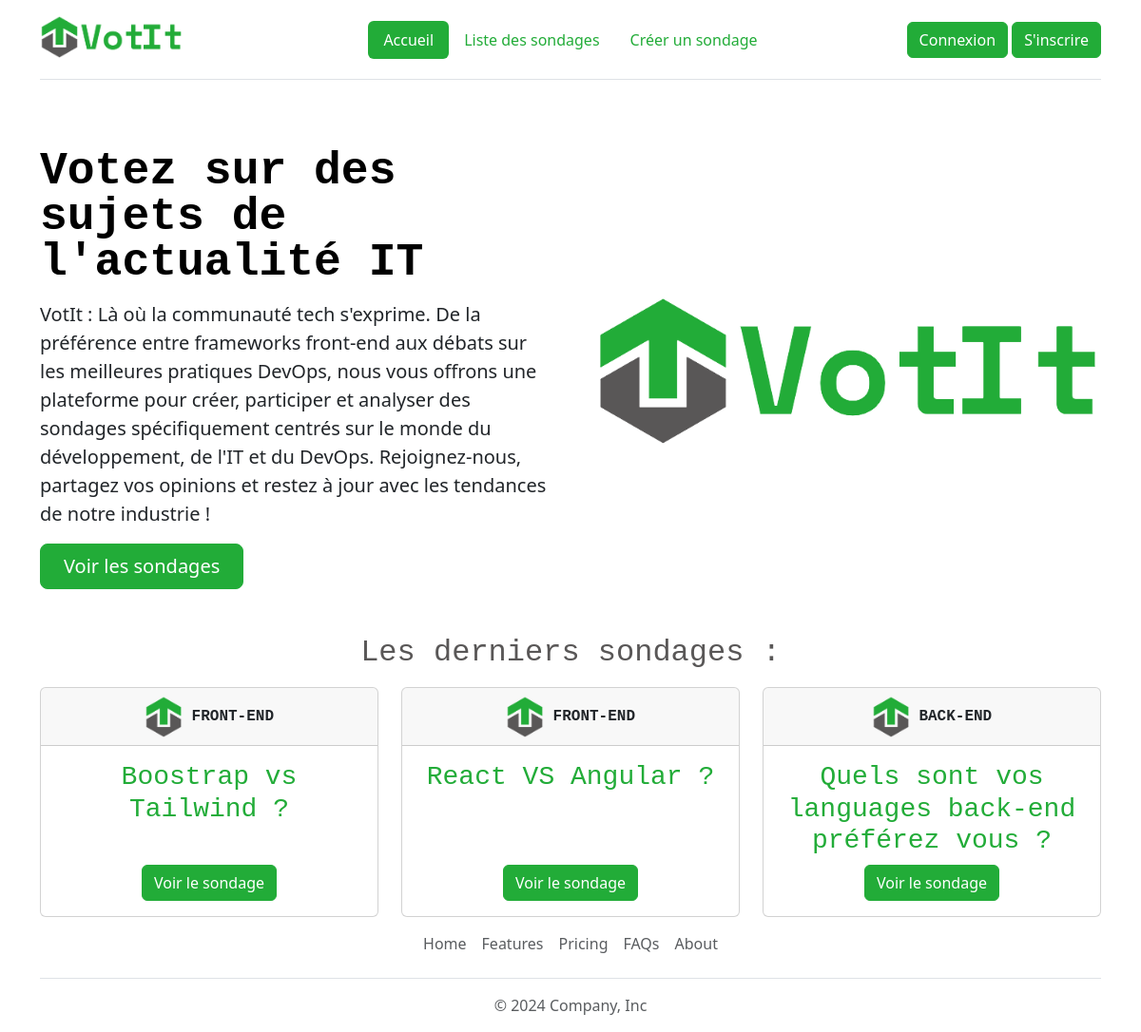
The page / on the database its author committed.
### tables this page shows
CREATE TABLE IF NOT EXISTS `poll` (
  `id` int(11) UNSIGNED NOT NULL AUTO_INCREMENT,
  `title` varchar(255) NOT NULL,
  `description` text NOT NULL,
  `user_id` int(10) UNSIGNED NOT NULL,
  `category_id` int(11) UNSIGNED NOT NULL,
  PRIMARY KEY (`id`),
  KEY `user_id` (`user_id`),
  KEY `category_id` (`category_id`)
);

CREATE TABLE IF NOT EXISTS `category` (
  `id` int(11) UNSIGNED NOT NULL AUTO_INCREMENT,
  `name` varchar(255) NOT NULL,
  PRIMARY KEY (`id`)
);

### lib/poll.php (called while the page is built, shortened)
<?php
function getPolls(PDO $pdo, int $limit = null): array
{
    $sql = 'SELECT * , category.name as category_name FROM poll
    JOIN category ON category.id = poll.category_id ORDER BY poll.id  DESC';
    if ($limit) {
        $sql .= " LIMIT :limit";
    }
    $query = $pdo->prepare($sql);
    if ($limit) {
        $query->bindValue(':limit', $limit, PDO::PARAM_INT);
    }
    $query->execute();
    return $query->fetchAll(PDO::FETCH_ASSOC);
}

### templates/poll_part.php (the view)
<div class="col-md-4 my-2 d-flex">
    <div class="card w-100">
        <div class="card-header">
            <img src="<?= PATH_ASSETS_IMAGES ?>icon-arrow.png" alt="icone flèche haut" width="40">
            <?= $poll['category_name'] ?>
        </div>
        <div class="card-body d-flex flex-column">
            <h3 class="card-title"><?= $poll['title'] ?></h3>
            <div class="mt-auto">
                <a href="sondage.php?id=<?= $poll['id'] ?>" class="btn btn-primary">Voir le sondage</a>
            </div>
        </div>
    </div>
</div>

### templates/header.php (shortened to what this page needs)
<?php
$mainMenu = [
    'index.php' => 'Accueil',
    'sondages.php' => 'Liste des sondages',
    'ajout_modification_sondage.php' => 'Créer un sondage',
];
?>
<!DOCTYPE html>
<html lang="fr">
<head>
    <link href="https://cdn.jsdelivr.net/npm/bootstrap@5.3.3/dist/css/bootstrap.min.css" rel="stylesheet">
    <link rel="stylesheet" href="assets/css/override-bootstrap.css">
</head>
<body>
    <div class="container d-flex flex-column min-vh-100">
        <header class="d-flex flex-wrap align-items-center justify-content-center justify-content-md-between py-3 mb-4 border-bottom">
            <div class="col-md-3 mb-2 mb-md-0">
                <a href="index.php" class="d-inline-flex link-body-emphasis text-decoration-none">
                    <img src="<?= PATH_ASSETS_IMAGES ?>logo-votit.png" alt="Logo" width="150">
                </a>
            </div>
            <ul class="nav nav-pills">
                <?php foreach ($mainMenu as $page => $titre) { ?>
                    <li class="nav-item"><a href="<?= $page ?>" class="nav-link
                        <?php
                        if (basename($_SERVER['SCRIPT_NAME']) === $page) {
                            echo 'active';
                        }
                        ?>
                    " aria-current="<?= $page ?>"><?= $titre ?></a></li>
                <?php
                } ?>
            </ul>
            <div class="col-md-3 text-end">
                <?php if (isset($_SESSION['user'])) { ?>
                    <a href="logout.php" class="btn btn-primary ">Déconnexion</a>
                <?php } else { ?>
                    <a href="login.php" class="btn btn-primary">Connexion</a>
                    <a href="signup.php" class="btn btn-primary">S'inscrire</a>
                <?php } ?>
            </div>
        </header>
        <main>

### index.php
<?php
require_once('lib/required_files.php');
require_once('lib/poll.php');
$polls = getPolls($pdo, HOME_POLLS_LIMIT);
require_once('templates/header.php');
?>
<div class="row flex-lg-row-reverse align-items-center g-5 py-5">
    <div class="col-10 col-sm-8 col-lg-6">
        <img src="<?= PATH_ASSETS_IMAGES ?>logo-votit.png" class="d-block mx-lg-auto img-fluid" alt="Logo" width="700" height="500" loading="lazy">
    </div>
    <div class="col-lg-6">
        <h1 class="display-5 fw-bold text-body-emphasis lh-1 mb-3">Votez sur des sujets de l'actualité IT</h1>
        <p class="lead">VotIt : Là où la communauté tech s'exprime. De la préférence entre frameworks front-end aux débats sur les meilleures pratiques DevOps, nous vous offrons une plateforme pour créer, participer et analyser des sondages spécifiquement centrés sur le monde du développement, de l'IT et du DevOps. Rejoignez-nous, partagez vos opinions et restez à jour avec les tendances de notre industrie !</p>
        <div class="d-grid gap-2 d-md-flex justify-content-md-start">
            <a href="sondages.php" class="btn btn-primary btn-lg px-4 me-md-2">Voir les sondages</a>
        </div>
    </div>
</div>
<div class="row text-center">
    <h2>Les derniers sondages : </h2>
    <?php foreach ($polls as $poll) {
        require('templates/poll_part.php');
    } ?>
</div>
<?php require_once('templates/footer.php'); ?>

### templates/footer.php (shortened to what this page needs)
</main>
<footer class="mt-auto">
    <ul class="nav justify-content-center border-bottom pb-3 mb-3">
        <li class="nav-item"><a href="#" class="nav-link px-2 text-body-secondary">Home</a></li>
        <li class="nav-item"><a href="#" class="nav-link px-2 text-body-secondary">Features</a></li>
        <li class="nav-item"><a href="#" class="nav-link px-2 text-body-secondary">Pricing</a></li>
        <li class="nav-item"><a href="#" class="nav-link px-2 text-body-secondary">FAQs</a></li>
        <li class="nav-item"><a href="#" class="nav-link px-2 text-body-secondary">About</a></li>
    </ul>
    <p class="text-center text-body-secondary">© 2024 Company, Inc</p>
</footer>
</div>
</body>
</html>

### rows shown on the page
poll: category.name "FRONT-END", title "Boostrap vs Tailwind ?"
poll: category.name "FRONT-END", title "React VS Angular ?"
poll: category.name "BACK-END", title "Quels sont vos languages back-end préférez vous ?"

### other values the page prints
$titre "Accueil"
$titre "Liste des sondages"
$titre "Créer un sondage"
